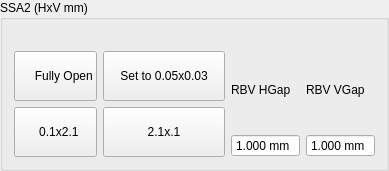
         <widget class="QGroupBox" name="groupBox_19">
          <property name="title">
           <string>SSA2 (HxV mm)</string>
          </property>
          <layout class="QGridLayout" name="gridLayout_84">
           <item row="1" column="1">
            <layout class="QGridLayout" name="gridLayout_82">
             <item row="0" column="0">
              <widget class="QLabel" name="label_125">
               <property name="text">
                <string>RBV HGap</string>
               </property>
              </widget>
             </item>
             <item row="0" column="1">
              <widget class="QLabel" name="label_126">
               <property name="text">
                <string>RBV VGap</string>
               </property>
              </widget>
             </item>
             <item row="1" column="0">
              <widget class="QDoubleSpinBox" name="db_ssa2_x">
               <property name="sizePolicy">
                <sizepolicy hsizetype="Preferred" vsizetype="Fixed">
                 <horstretch>0</horstretch>
                 <verstretch>0</verstretch>
                </sizepolicy>
               </property>
               <property name="readOnly">
                <bool>true</bool>
               </property>
               <property name="buttonSymbols">
                <enum>QAbstractSpinBox::NoButtons</enum>
               </property>
               <property name="suffix">
                <string> mm</string>
               </property>
               <property name="decimals">
                <number>3</number>
               </property>
               <property name="minimum">
                <double>-0.100000000000000</double>
               </property>
               <property name="maximum">
                <double>4.000000000000000</double>
               </property>
               <property name="value">
                <double>1.000000000000000</double>
               </property>
              </widget>
             </item>
             <item row="1" column="1">
              <widget class="QDoubleSpinBox" name="db_ssa2_y">
               <property name="sizePolicy">
                <sizepolicy hsizetype="Preferred" vsizetype="Fixed">
                 <horstretch>0</horstretch>
                 <verstretch>0</verstretch>
                </sizepolicy>
               </property>
               <property name="readOnly">
                <bool>true</bool>
               </property>
               <property name="buttonSymbols">
                <enum>QAbstractSpinBox::NoButtons</enum>
               </property>
               <property name="suffix">
                <string> mm</string>
               </property>
               <property name="decimals">
                <number>3</number>
               </property>
               <property name="minimum">
                <double>-0.100000000000000</double>
               </property>
               <property name="maximum">
                <double>4.000000000000000</double>
               </property>
               <property name="value">
                <double>1.000000000000000</double>
               </property>
              </widget>
             </item>
            </layout>
           </item>
           <item row="1" column="0">
            <layout class="QGridLayout" name="gridLayout_78">
             <item row="0" column="0">
              <layout class="QGridLayout" name="gridLayout_75">
               <item row="0" column="0">
                <widget class="QPushButton" name="pb_SSA2_Open">
                 <property name="sizePolicy">
                  <sizepolicy hsizetype="Preferred" vsizetype="Fixed">
                   <horstretch>0</horstretch>
                   <verstretch>0</verstretch>
                  </sizepolicy>
                 </property>
                 <property name="text">
                  <string>
     Fully Open
       </string>
                 </property>
                </widget>
               </item>
               <item row="0" column="1">
                <widget class="QPushButton" name="pb_SSA2_Close">
                 <property name="sizePolicy">
                  <sizepolicy hsizetype="Preferred" vsizetype="Preferred">
                   <horstretch>0</horstretch>
                   <verstretch>0</verstretch>
                  </sizepolicy>
                 </property>
                 <property name="text">
                  <string>    Set to 0.05x0.03    </string>
                 </property>
                </widget>
               </item>
               <item row="1" column="0">
                <widget class="QPushButton" name="pb_SSA2_HClose">
                 <property name="sizePolicy">
                  <sizepolicy hsizetype="Preferred" vsizetype="Fixed">
                   <horstretch>0</horstretch>
                   <verstretch>0</verstretch>
                  </sizepolicy>
                 </property>
                 <property name="text">
                  <string>
  0.1x2.1  
</string>
                 </property>
                </widget>
               </item>
               <item row="1" column="1">
                <widget class="QPushButton" name="pb_SSA2_VClose">
                 <property name="sizePolicy">
                  <sizepolicy hsizetype="Preferred" vsizetype="Fixed">
                   <horstretch>0</horstretch>
                   <verstretch>0</verstretch>
                  </sizepolicy>
                 </property>
                 <property name="text">
                  <string>
2.1x.1 
</string>
                 </property>
                </widget>
               </item>
              </layout>
             </item>
            </layout>
           </item>
           <item row="0" column="0">
            <widget class="QLabel" name="label_134">
             <property name="text">
              <string/>
             </property>
            </widget>
           </item>
          </layout>
         </widget>
